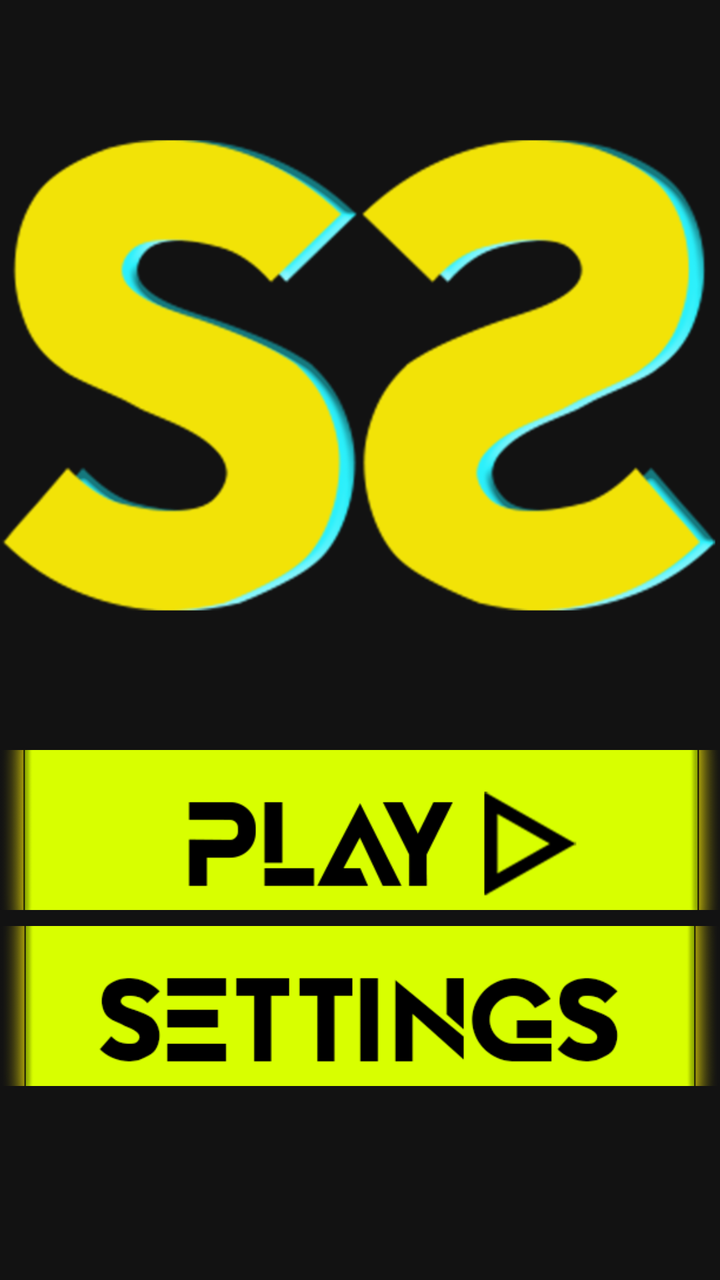
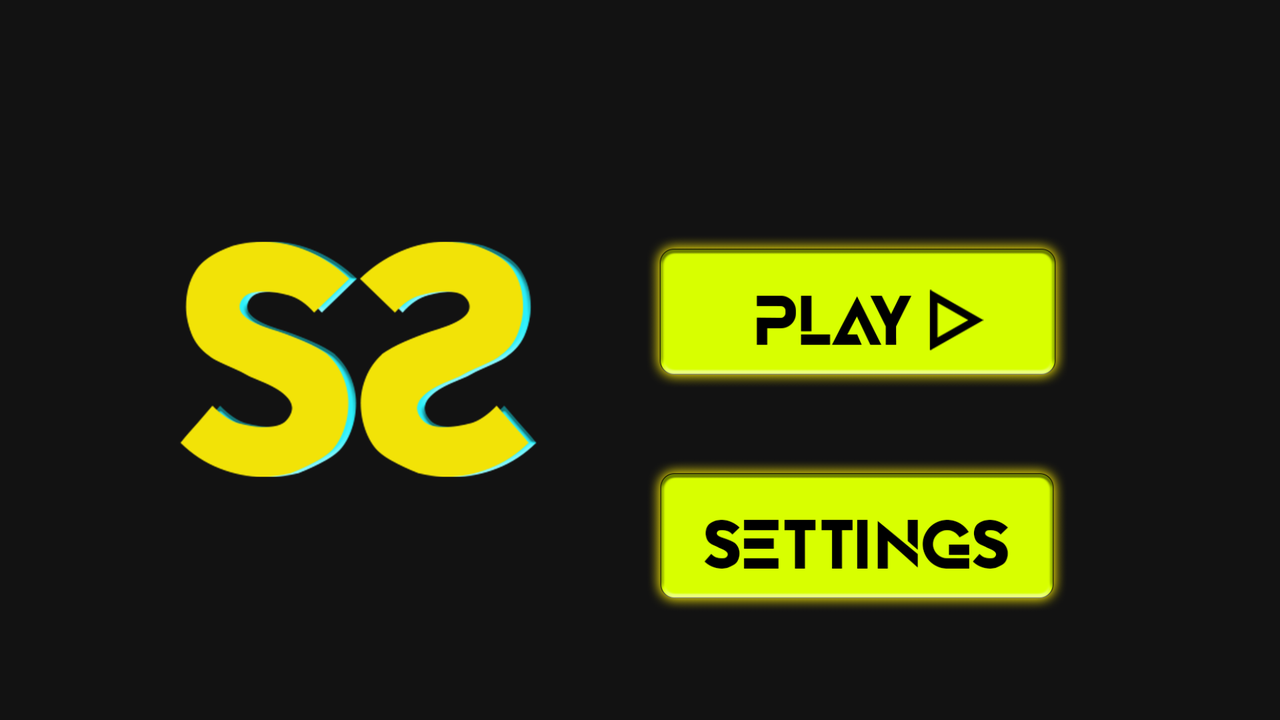

An Android layout and its configuration variant, each rendered on a device that would load it. The default file and the variant file are quoted in full after the pictures.
<!-- AndroidManifest.xml: application theme Theme.SuperSlideGame -->
<!-- res/layout/activity_main.xml -->
<?xml version="1.0" encoding="utf-8"?>
<androidx.constraintlayout.widget.ConstraintLayout xmlns:android="http://schemas.android.com/apk/res/android"
    xmlns:app="http://schemas.android.com/apk/res-auto"
    xmlns:tools="http://schemas.android.com/tools"
    android:id="@+id/layout"
    android:layout_width="match_parent"
    android:layout_height="match_parent"
    android:background="@drawable/main_background_ssmain_backgro"
    tools:context=".MainActivity">

    <ImageView
        android:id="@+id/logo"
        android:layout_width="wrap_content"
        android:layout_height="250dp"
        app:layout_constraintBottom_toTopOf="@+id/play_button"
        app:layout_constraintEnd_toEndOf="parent"
        app:layout_constraintStart_toStartOf="parent"
        app:layout_constraintTop_toTopOf="parent"
        app:srcCompat="@drawable/logo_ss_cyberpunk"
        android:contentDescription="@string/logo_image_description" />

    <ImageButton
        android:id="@+id/play_button"
        android:layout_width="wrap_content"
        android:layout_height="80dp"
        android:layout_marginTop="375dp"
        android:layout_marginBottom="260dp"
        android:background="@android:color/transparent"
        android:contentDescription="@string/play_button_description"
        android:scaleType="centerCrop"
        app:layout_constraintBottom_toTopOf="@+id/settings_button"
        app:layout_constraintEnd_toEndOf="parent"
        app:layout_constraintStart_toStartOf="parent"
        app:layout_constraintTop_toTopOf="parent"
        app:srcCompat="@drawable/play_button" />

    <ImageButton
        android:id="@+id/settings_button"
        android:layout_width="wrap_content"
        android:layout_height="80dp"
        android:layout_marginTop="8dp"
        android:background="@android:color/transparent"
        android:contentDescription="@string/settings_button_description"
        android:scaleType="centerCrop"
        app:layout_constraintEnd_toEndOf="parent"
        app:layout_constraintHorizontal_bias="0.0"
        app:layout_constraintStart_toStartOf="parent"
        app:layout_constraintTop_toBottomOf="@+id/play_button"
        app:srcCompat="@drawable/settings_button" />

</androidx.constraintlayout.widget.ConstraintLayout>
<!-- resources referenced by this layout -->
<resources>
  <!-- drawable logo_ss_cyberpunk: png bitmap (drawable, 106449 bytes) -->
  <!-- drawable play_button: png bitmap (drawable, 19035 bytes) -->
  <!-- drawable settings_button: png bitmap (drawable, 19010 bytes) -->
  <string name="logo_image_description">Logo image</string>
  <string name="play_button_description">Play</string>
  <string name="settings_button_description">Settings</string>
  <style name="Theme.SuperSlideGame" parent="Theme.MaterialComponents.NoActionBar">
          
          <item name="colorPrimary">@color/purple_500</item>
          <item name="colorPrimaryVariant">@color/purple_700</item>
          <item name="colorOnPrimary">@color/white</item>
          
          <item name="colorSecondary">@color/teal_200</item>
          <item name="colorSecondaryVariant">@color/teal_700</item>
          <item name="colorOnSecondary">@color/black</item>
          
          <item name="android:statusBarColor">?attr/colorPrimaryVariant</item>
          
      </style>
  <color name="purple_500">#FF6200EE</color>
  <color name="purple_700">#FF3700B3</color>
  <color name="white">#FFFFFFFF</color>
  <color name="teal_200">#FF03DAC5</color>
  <color name="teal_700">#FF018786</color>
  <color name="black">#FF000000</color>
</resources>
<!-- res/layout-land/activity_main.xml (the author's variant of the layout above) -->
<!-- drawn on the phone turned sideways -->
<?xml version="1.0" encoding="utf-8"?>
<androidx.constraintlayout.widget.ConstraintLayout xmlns:android="http://schemas.android.com/apk/res/android"
    xmlns:app="http://schemas.android.com/apk/res-auto"
    xmlns:tools="http://schemas.android.com/tools"
    android:id="@+id/layout"
    android:layout_width="match_parent"
    android:layout_height="match_parent"
    android:background="@drawable/main_background_ssmain_backgro"
    tools:context=".main.MainActivity">

    <ImageView
        android:id="@+id/logo"
        android:layout_width="180dp"
        android:layout_height="134dp"
        android:contentDescription="@string/logo_image_description"
        app:layout_constraintBottom_toBottomOf="parent"
        app:layout_constraintEnd_toEndOf="parent"
        app:layout_constraintHorizontal_bias="0.194"
        app:layout_constraintStart_toStartOf="parent"
        app:layout_constraintTop_toTopOf="parent"
        app:layout_constraintVertical_bias="0.498"
        app:srcCompat="@drawable/logo_ss_cyberpunk" />

    <ImageButton
        android:id="@+id/play_button"
        android:layout_width="211dp"
        android:layout_height="92dp"
        android:layout_marginStart="105dp"
        android:layout_marginTop="110dp"
        android:layout_marginEnd="106dp"
        android:background="@android:color/transparent"
        android:contentDescription="@string/play_button_description"
        android:scaleType="fitCenter"
        app:layout_constraintEnd_toEndOf="parent"
        app:layout_constraintHorizontal_bias="1.0"
        app:layout_constraintStart_toStartOf="parent"
        app:layout_constraintTop_toTopOf="parent"
        app:srcCompat="@drawable/play_button" />

    <ImageButton
        android:id="@+id/settings_button"
        android:layout_width="211dp"
        android:layout_height="92dp"
        android:layout_marginStart="106dp"
        android:layout_marginTop="20dp"
        android:layout_marginEnd="105dp"
        android:background="@android:color/transparent"
        android:contentDescription="@string/settings_button_description"
        android:scaleType="fitCenter"
        app:layout_constraintEnd_toEndOf="parent"
        app:layout_constraintHorizontal_bias="0.996"
        app:layout_constraintStart_toStartOf="parent"
        app:layout_constraintTop_toBottomOf="@+id/play_button"
        app:srcCompat="@drawable/settings_button" />

    <androidx.constraintlayout.widget.Guideline
        android:id="@+id/guideline"
        android:layout_width="wrap_content"
        android:layout_height="wrap_content"
        android:orientation="vertical"
        app:layout_constraintGuide_end="711dp" />

</androidx.constraintlayout.widget.ConstraintLayout>
